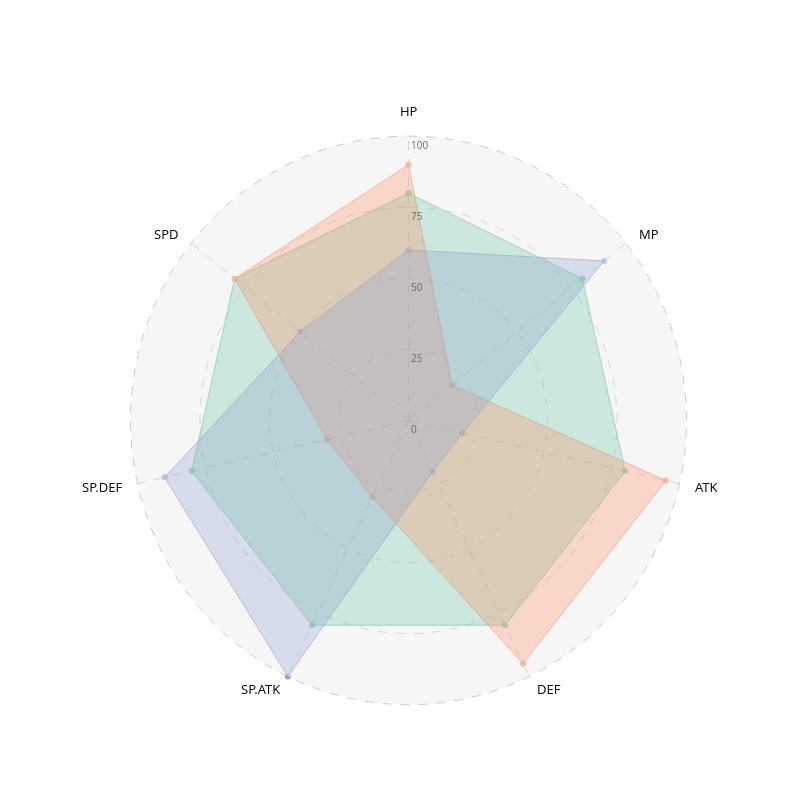

The notebook cell this image was saved under:
### Markdown cell above
## With Marker & Legend

### Code cell
import pandas as pd

from pycirclizely import Circos

# Create RPG jobs parameter dataframe (3 jobs, 7 parameters)
df = pd.DataFrame(
    data=[
        [80, 80, 80, 80, 80, 80, 80],
        [90, 20, 95, 95, 30, 30, 80],
        [60, 90, 20, 20, 100, 90, 50],
    ],
    index=["Hero", "Warrior", "Wizard"],
    columns=["HP", "MP", "ATK", "DEF", "SP.ATK", "SP.DEF", "SPD"],
)
print(df)

# Initialize Circos instance for radar chart plot
circos = Circos.radar_chart(
    df,
    vmax=100,
    marker_size=6,
    circular=True,
    cmap="Set2",
    grid_interval_ratio=0.25,
)

fig = circos.plotfig()
fig
